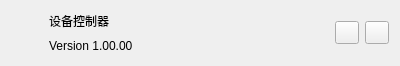
<?xml version="1.0" encoding="UTF-8"?>
<ui version="4.0">
 <class>ATCCSEMTitleBar</class>
 <widget class="QWidget" name="ATCCSEMTitleBar">
  <property name="geometry">
   <rect>
    <x>0</x>
    <y>0</y>
    <width>400</width>
    <height>66</height>
   </rect>
  </property>
  <property name="maximumSize">
   <size>
    <width>16777215</width>
    <height>66</height>
   </size>
  </property>
  <property name="windowTitle">
   <string>ATCCSEMTitleBar</string>
  </property>
  <layout class="QHBoxLayout" name="horizontalLayout">
   <item>
    <widget class="QLabel" name="_logoTag">
     <property name="maximumSize">
      <size>
       <width>32</width>
       <height>48</height>
      </size>
     </property>
     <property name="text">
      <string/>
     </property>
     <property name="pixmap">
      <pixmap resource="../res/ATCCSEMWindow.qrc">:/img/mw_logo</pixmap>
     </property>
     <property name="scaledContents">
      <bool>true</bool>
     </property>
    </widget>
   </item>
   <item>
    <layout class="QVBoxLayout" name="verticalLayout">
     <item>
      <widget class="QLabel" name="_mainTitleTag">
       <property name="text">
        <string>设备控制器</string>
       </property>
       <property name="scaledContents">
        <bool>true</bool>
       </property>
      </widget>
     </item>
     <item>
      <widget class="QLabel" name="_subTitleTag">
       <property name="text">
        <string>Version 1.00.00</string>
       </property>
      </widget>
     </item>
    </layout>
   </item>
   <item>
    <widget class="QToolButton" name="_setting">
     <property name="text">
      <string/>
     </property>
    </widget>
   </item>
   <item>
    <widget class="QToolButton" name="_close">
     <property name="styleSheet">
      <string notr="true"/>
     </property>
     <property name="text">
      <string/>
     </property>
    </widget>
   </item>
  </layout>
 </widget>
 <resources>
  <include location="../res/ATCCSEMWindow.qrc"/>
 </resources>
 <connections/>
</ui>
